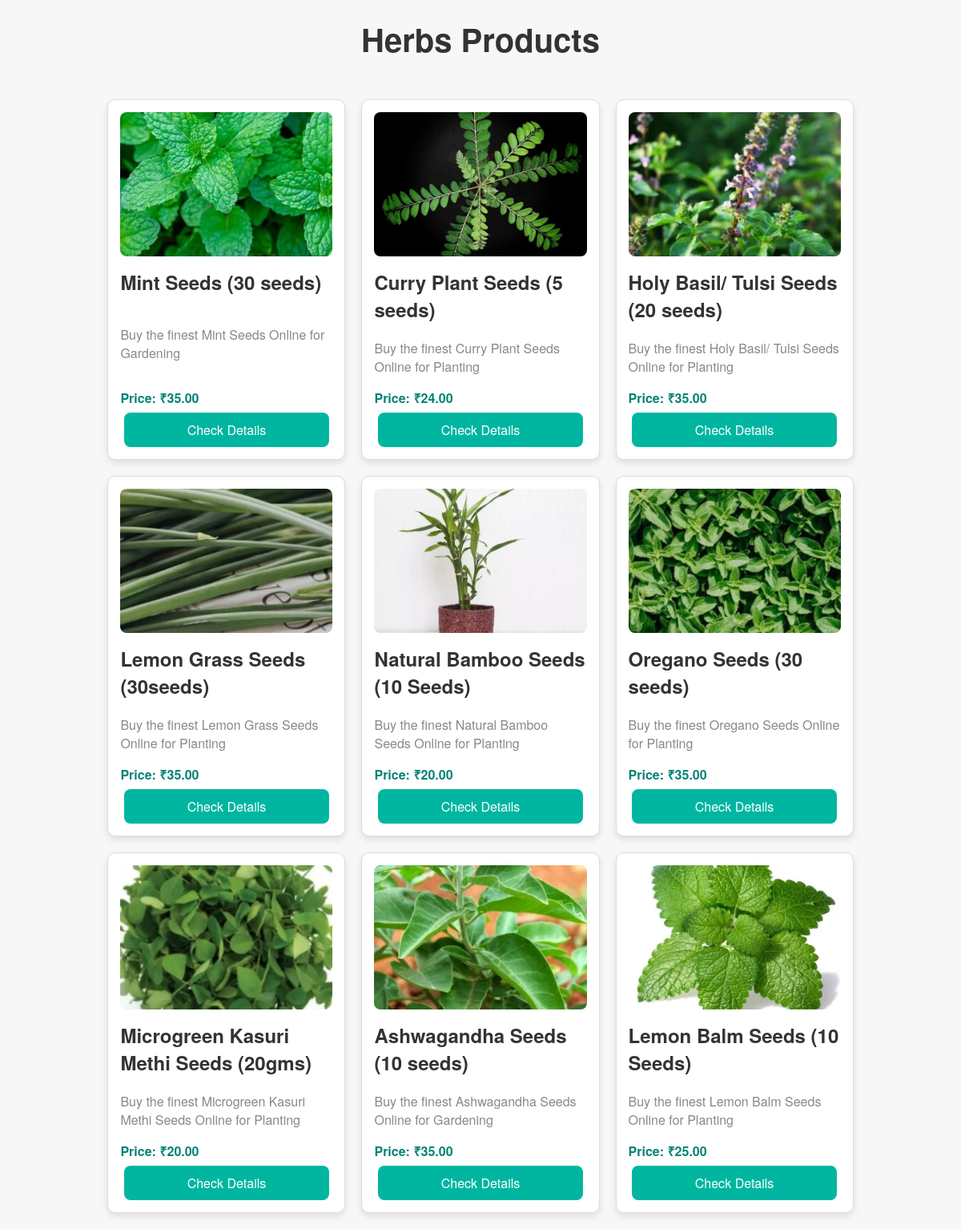
Page /products/category/herbs/ on the committed database.
### products/models.py (models this page shows, shortened)
class Category(models.Model):
    name = models.CharField(max_length=100)
    slug = models.SlugField(unique=True, blank=True)

class Product(models.Model):
    name = models.CharField(max_length=100)
    description = models.TextField()
    price = models.DecimalField(max_digits=10, decimal_places=2)
    quantity = models.IntegerField(default=0)  # Stock quantity of the product
    image = models.ImageField(upload_to='products/')  # Ensure media settings are configured
    available = models.BooleanField(default=True)  # Indicates if the product is available for sale
    category = models.ForeignKey(Category, on_delete=models.CASCADE)  # Link to category
    rating = models.DecimalField(max_digits=3, decimal_places=1, default=0.0)  # New field for rating

### products/views.py (the view)
# urls.py: path('category/<slug:category_slug>/', product_list_by_category, name='product_list_by_category'),
def product_list_by_category(request, category_slug):
    category = get_object_or_404(Category, slug=category_slug)
    products = Product.objects.filter(category=category)
    return render(request, 'category/category_products.html', {
        'category': category,
        'products': products
    })

### products/templates/category/category_products.html (shortened to what this page needs)
{% load static %}
<!DOCTYPE html>
<html lang="en">
<head>
</head>
<body>
    <h1>{{ category.name }} Products</h1>
    <div class="products-container">
        {% for product in products %}
            <div class="product-card">
                <img src="{{ product.image.url }}" alt="{{ product.name }}" class="product-image">
                <div class="product-details">
                    <h2>{{ product.name }}</h2>
                    <p class="product-description">{{ product.description }}</p>
                    <p class="product-price">Price: ₹{{ product.price }}</p>
                    <a class="btn" href="{% url 'product_details' product.pk %}">Check Details</a>
                </div>
            </div>
        {% empty %}
            <p>No products available.</p>
        {% endfor %}
    </div>
</body>
</html>

### products/templates/category/category_products.html (style rules this page uses)
body { font-family: 'Helvetica Neue', Arial, sans-serif; background-color: #f7f7f7; margin: 0; padding: 0; }
h1 { text-align: center; margin-top: 20px; font-size: 2.5rem; color: #333; }
.products-container { display: flex; flex-wrap: wrap; justify-content: center; gap: 20px; padding: 20px; }
.product-card { display: flex; flex-direction: column; border: 1px solid #ddd; padding: 15px; border-radius: 10px; box-shadow: 0 4px 8px rgba(0, 0, 0, 0.1); background-color: #fff; width: calc(27.333% - 20px); box-sizing: border-box; transition: transform 0.3s ease, box-shadow 0.3s ease; position: relative; min-height: 450px; padding-bottom: 60px; }
.product-image { width: 100%; height: 180px; object-fit: cover; border-radius: 8px; margin-bottom: 15px; }
.product-details { display: flex; flex-direction: column; justify-content: space-between; height: 100%; }
.product-details h2 { font-size: 1.5rem; margin: 0 0 10px; color: #333; }
.product-details p { margin: 5px 0; font-size: 1rem; }
.product-description { font-size: 0.9rem; color: #888; }
.product-price { font-size: 1.2rem; font-weight: bold; color: #008374; margin-top: auto; }
.btn { display: block !important; width: 80%; position: absolute !important; bottom: 15px; left: 50%; transform: translateX(-50%); text-align: center; background-color: #00b6a1; color: white; border: none; padding: 10px; border-radius: 8px; cursor: pointer; transition: background-color 0.3s ease; text-decoration: none; }

### rows in the picture
Category: name "Herbs"
Product: image (picture), name "Mint Seeds (30 seeds)", description "Buy the finest Mint Seeds Online for Gardening", price "35.00"
Product: image (picture), name "Curry Plant Seeds (5 seeds)", description "Buy the finest Curry Plant Seeds Online for Planting", price "24.00"
Product: image (picture), name "Holy Basil/ Tulsi Seeds (20 seeds)", description "Buy the finest Holy Basil/ Tulsi Seeds Online for Planting", price "35.00"
Product: image (picture), name "Lemon Grass Seeds (30seeds)", description "Buy the finest Lemon Grass Seeds Online for Planting", price "35.00"
Product: image (picture), name "Natural Bamboo Seeds (10 Seeds)", description "Buy the finest Natural Bamboo Seeds Online for Planting", price "20.00"
Product: image (picture), name "Oregano Seeds (30 seeds)", description "Buy the finest Oregano Seeds Online for Planting", price "35.00"
Product: image (picture), name "Microgreen Kasuri Methi Seeds (20gms)", description "Buy the finest Microgreen Kasuri Methi Seeds Online for Planting", price "20.00"
Product: image (picture), name "Ashwagandha Seeds (10 seeds)", description "Buy the finest Ashwagandha Seeds Online for Gardening", price "35.00"
Product: image (picture), name "Lemon Balm Seeds (10 Seeds)", description "Buy the finest Lemon Balm Seeds Online for Planting", price "25.00"
